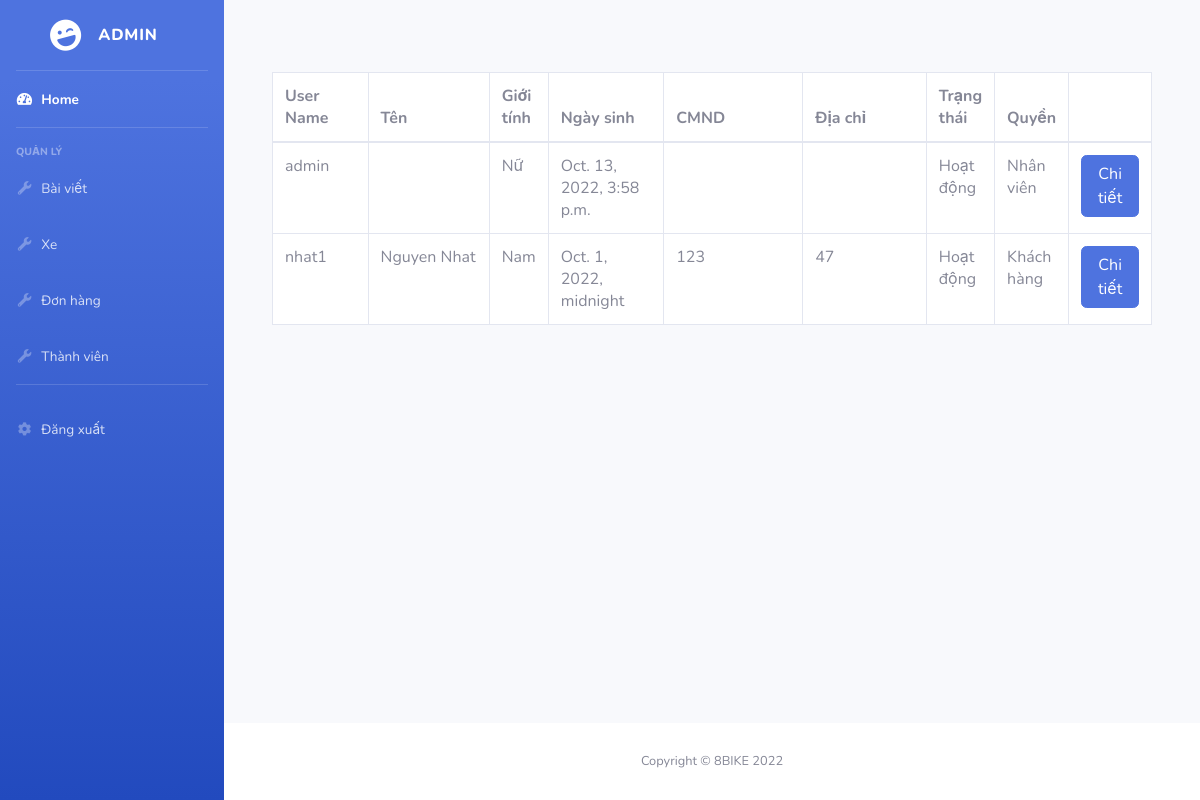
Screenshot of /user-admin (signed in) with the database file from the repository.
### login/models.py (models this page shows)
class CustomUser(AbstractUser):
    gender = models.IntegerField(default=0)
    phone = models.CharField(max_length=15, blank=True)
    cmnd = models.CharField(max_length=15, blank=True)
    birthday = models.DateTimeField(default=datetime.now, null=True)
    address = models.CharField(max_length=255, blank=True)
    class Meta:
        ordering = ['last_name']

### login/views.py (the view)
# urls.py: path('user-admin', UserListView.as_view(), name='user-admin'),
class UserListView(View):
    def get(self, request):
        if request.user.is_authenticated:
            users = get_user_model().objects.all()
            return render(request, 'core/login/user_admin.html', {'users': users})
        return HttpResponseNotFound('<h1>Page not found</h1>')

### templates/core/login/user_admin.html
{% extends 'core/admin.html' %}
{% load static %}
{% block content %}
<div class="container">
    <div class="row">
        <div class="col-sm-12">
            {% if users %}
            <table class="table table-bordered dataTable mt-4" id="dataTable" width="100%" cellspacing="0" role="grid"
                   aria-describedby="dataTable_info" style="width: 100%; background-color: #fff;">
                <thead>
                <tr role="row">
                    <th class="sorting sorting_asc" tabindex="0" aria-controls="dataTable" rowspan="1" colspan="1"
                        aria-sort="ascending" aria-label="Name: activate to sort column descending"
                        style="width: 100px;">
                        User Name
                    </th>
                    <th class="sorting sorting_asc" tabindex="0" aria-controls="dataTable" rowspan="1" colspan="1"
                        aria-sort="ascending" aria-label="Name: activate to sort column descending"
                        style="width: 128px;">
                        Tên
                    </th>
                    <th class="sorting" tabindex="0" aria-controls="dataTable" rowspan="1" colspan="1"
                        aria-label="Position: activate to sort column ascending" style="width: 20px;">Giới tính
                    </th>
                    <th class="sorting" tabindex="0" aria-controls="dataTable" rowspan="1" colspan="1"
                        aria-label="Position: activate to sort column ascending" style="width: 120px;">Ngày sinh
                    </th>
                    <th class="sorting" tabindex="0" aria-controls="dataTable" rowspan="1" colspan="1"
                        aria-label="Position: activate to sort column ascending" style="width: 150px;">CMND
                    </th>
                    <th class="sorting" tabindex="0" aria-controls="dataTable" rowspan="1" colspan="1"
                        aria-label="Age: activate to sort column ascending" style="width: 136px;">Địa chỉ
                    </th>
                    <th class="sorting" tabindex="0" aria-controls="dataTable" rowspan="1" colspan="1"
                        aria-label="Start date: activate to sort column ascending" style="width: 50px;">Trạng thái
                    </th>
                    <th class="sorting" tabindex="0" aria-controls="dataTable" rowspan="1" colspan="1"
                        aria-label="Age: activate to sort column ascending" style="width: 36px;">Quyền
                    </th>
                    <th class="sorting" tabindex="0" aria-controls="dataTable" rowspan="1" colspan="1"
                        aria-label="Start date: activate to sort column ascending" style="width: 84px;">
                    </th>
                </tr>
                </thead>
                <tbody>
                {% for user in users %}
                {% if user %}
                <tr class="odd">
                    <td class="sorting_1">{{ user.username }}</td>
                    <td>{{ user.first_name }} {{ user.last_name }}</td>
                    <td>{% if user.gender %}
                            Nam
                        {% else %}
                            Nữ
                        {% endif %}
                    </td>
                    <td>{{ user.birthday }}</td>
                    <td>{{ user.cmnd }}</td>
                    <td>{{ user.address }}</td>
                    <td>
                        {% if user.is_active %}
                            Hoạt động
                        {% else %}
                            Bị khóa
                        {% endif %}
                    </td>
                    <td>
                        {% if user.is_staff %}
                            Nhân viên
                        {% elif user.is_superuser %}
                            Quản trị viên
                        {% else %}
                            Khách hàng
                        {% endif %}
                    </td>
                    <td>
                        <a href="{% url 'user-detail-admin' user.id %}" class="btn btn-primary">
                            Chi tiết
                        </a>
                    </td>
                </tr>
                {% endif %}
                {% endfor %}
                </tbody>
            </table>
            {% endif %}
        </div>
    </div>
</div>
{% endblock %}

### rows the page displays
CustomUser: username "admin", gender "Nữ", birthday "Oct. 13, 2022, 3:58 p.m.", is_active "Hoạt động", is_staff "Nhân viên"
CustomUser: username "nhat1", first_name "Nguyen", last_name "Nhat", gender "Nam", birthday "Oct. 1, 2022, midnight", cmnd "123", address "47", is_active "Hoạt động", is_staff "Khách hàng"
